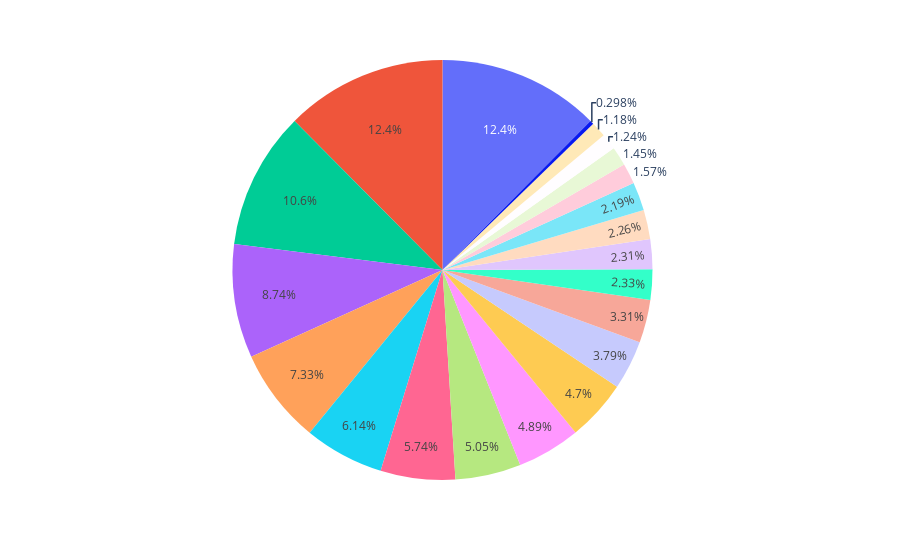

Notebook cell for this chart:
### Code cell
fig = px.pie(values= df.Occupation.value_counts(), data_frame=df)
fig

### Figure 1 — Plotly figure (JSON) as saved in the notebook; plotly's stock layout.template omitted (floating-point values rounded to 4 significant figures)
{"data": [{"domain": {"x": [0, 1], "y": [0, 1]}, "hovertemplate": "value=%{value}<extra></extra>", "legendgroup": "", "name": "", "showlegend": false, "type": "pie", "values": [79182, 79161, 67433, 55630, 46631, 39073, 36539, 32159, 31091, 29930, 24123, 21077, 14804, 14674, 14401, 13930, 9993, 9252, 7917, 7539, 1896]}], "layout": {"legend": {"tracegroupgap": 0}, "margin": {"t": 60}}}
